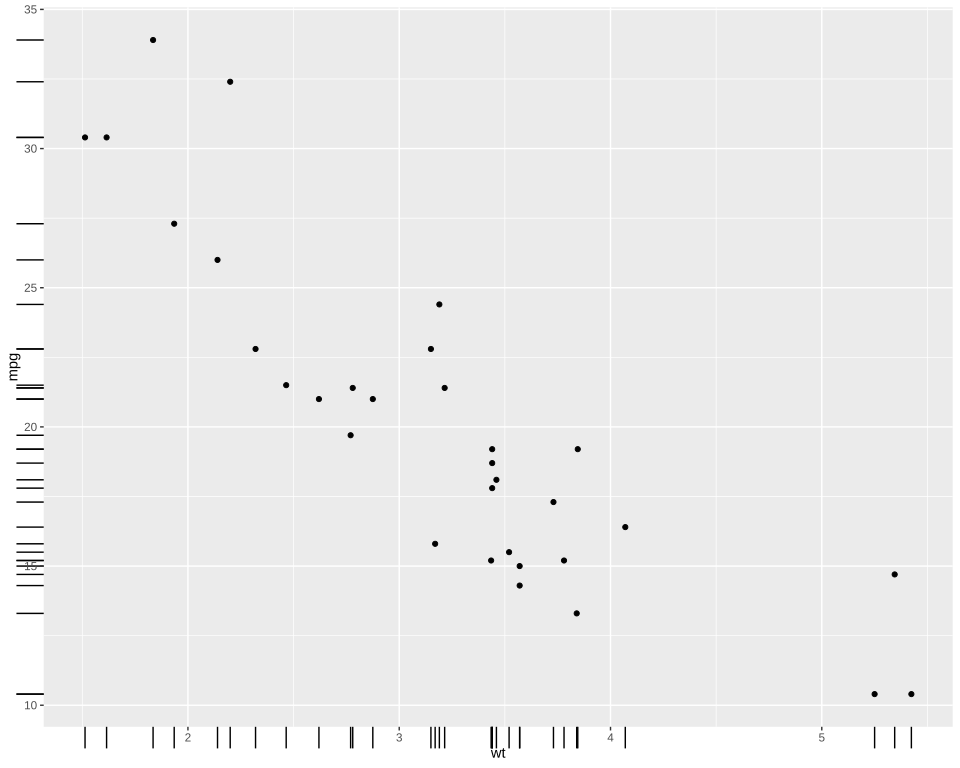

This chart was generated by the following R code:
# The plot test/golden/rug_outside.svg draws, drawn by ggplot2 itself, as ggplot2's own visual
# tests draw their snapshots: the independent check on that golden whenever it changes. The suite
# never runs this; it needs R, ggplot2 and vdiffr, saved as the Docker image
# giggly-r:ggplot2-4.0.3. From the repository's root:
#
#   docker run --rm -v "$PWD/test/golden":/golden:ro giggly-r:ggplot2-4.0.3 \
#     Rscript /golden/rug_outside.R > rug_outside.ggplot2.svg
#
# and compare the two drawings element by element, as test/golden/line_missing.R does.
#
# The example on ggplot2's geom_rug reference page moving the rug outside: mtcars' points and a
# rug along the bottom and the left, each line running out from the panel's edge, which a panel
# left unclipped shows.
# First checked with ggplot2 4.0.3 and vdiffr 1.0.9: every element and clip path matches, the x
# axis drawn before the y as in test/golden/point.svg.

library(ggplot2)

plot <- ggplot(mtcars, aes(wt, mpg)) +
  geom_point() +
  geom_rug(outside = TRUE) +
  coord_cartesian(clip = "off") +
  theme_gray()

file <- tempfile(fileext = ".svg")
vdiffr::write_svg(plot, file)
cat(readLines(file), sep = "\n")
